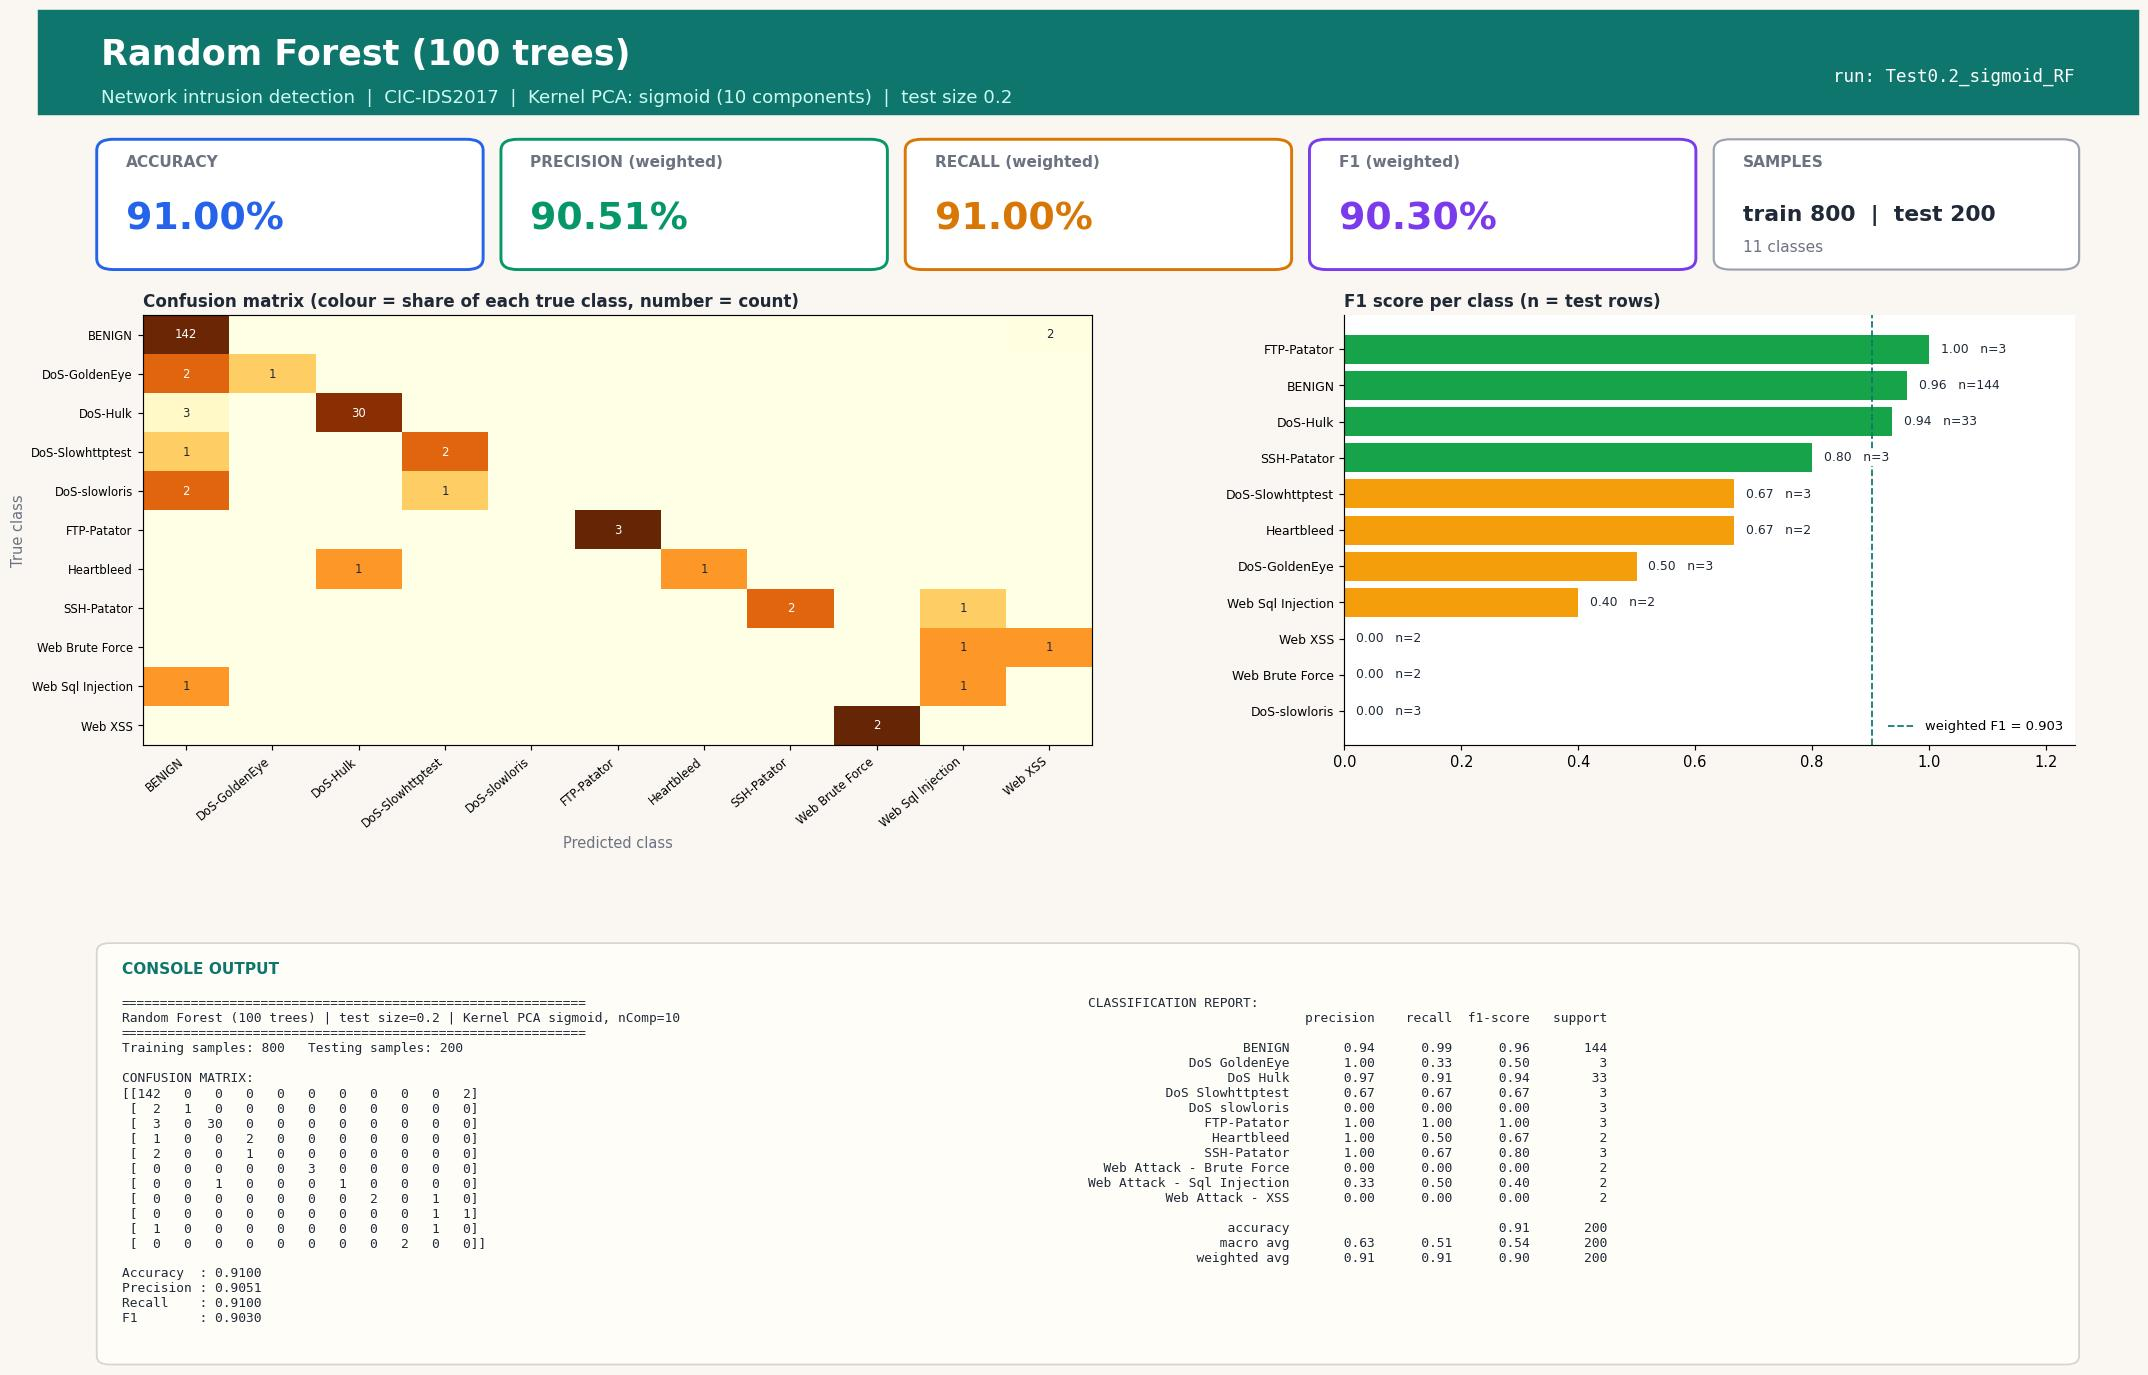

Python code for this plot:
#!/usr/bin/env python3
"""Random Forest (100 trees) | Test size 0.2 | Kernel PCA kernel=sigmoid, n_components=10
CIC-IDS2017 (Tue+Wed+Thu-morning) 1000-row stratified sample.
Run in any IDE (Spyder / VS Code / PyCharm / Jupyter): open the file and press Run, no arguments needed.
Saves next to this file: 'Test0.2_sigmoid_RF.jpg' - one image with the console output (confusion matrix, metrics, classification report) plus charts."""
import json, os
import numpy as np
import matplotlib.pyplot as plt
from sklearn.decomposition import KernelPCA
from sklearn.ensemble import RandomForestClassifier
from sklearn.metrics import (accuracy_score, classification_report, confusion_matrix,
                             f1_score, precision_score, recall_score)
from sklearn.model_selection import train_test_split
from sklearn.preprocessing import StandardScaler

TEST_SIZE, KERNEL, N_COMP, ALG, ALG_NAME = 0.2, "sigmoid", 10, "RF", "Random Forest (100 trees)"
try:
    HERE = os.path.dirname(os.path.abspath(__file__))
except NameError:                      # Jupyter / interactive console
    HERE = os.getcwd()
def _find_root():                      # folder that contains data/sample.npz (works from any working directory)
    for p in (HERE, os.path.join(HERE, ".."), os.path.join(HERE, "..", ".."), os.getcwd()):
        if os.path.exists(os.path.join(p, "data", "sample.npz")):
            return os.path.abspath(p)
    raise FileNotFoundError("data/sample.npz not found - run prepare_data.py or keep the repo folder structure")
ROOT = _find_root()
tag = f"Test{TEST_SIZE}_{KERNEL}_{ALG}"

# 1. LOAD cached, cleaned sample (see prepare_data.py)
d = np.load(os.path.join(ROOT, "data", "sample.npz"), allow_pickle=True)
X, y, class_names = d["X"], d["y"], [str(c).replace("�", "-") for c in d["classes"]]

# 2. SPLIT
X_train, X_test, y_train, y_test = train_test_split(
    X, y, test_size=TEST_SIZE, random_state=42, stratify=y)

# 3. SCALE (fit on train only)
scaler = StandardScaler()
X_train = scaler.fit_transform(X_train); X_test = scaler.transform(X_test)

# 4. DIMENSIONALITY REDUCTION: Kernel PCA (fit on train only; gamma = sklearn default 1/n_features)
kpca = KernelPCA(n_components=N_COMP, kernel=KERNEL, random_state=0)
X_train = kpca.fit_transform(X_train); X_test = kpca.transform(X_test)

# 5. CLASSIFIER
classifier = RandomForestClassifier(n_estimators=100, random_state=0, n_jobs=1)
classifier.fit(X_train, y_train)
y_pred = classifier.predict(X_test)

# 6. METRICS
labels = np.arange(len(class_names))
cm = confusion_matrix(y_test, y_pred, labels=labels)
res = dict(test_size=TEST_SIZE, kernel=KERNEL, n_components=N_COMP, algorithm=ALG, model=ALG_NAME,
           n_train=int(len(y_train)), n_test=int(len(y_test)),
           accuracy=accuracy_score(y_test, y_pred),
           precision=precision_score(y_test, y_pred, average="weighted", zero_division=0),
           recall=recall_score(y_test, y_pred, average="weighted", zero_division=0),
           f1=f1_score(y_test, y_pred, average="weighted", zero_division=0))
report = classification_report(y_test, y_pred, labels=labels, target_names=class_names, zero_division=0)
lines = ["=" * 60, f"{ALG_NAME} | test size={TEST_SIZE} | Kernel PCA {KERNEL}, nComp={N_COMP}", "=" * 60,
         f"Training samples: {len(y_train)}   Testing samples: {len(y_test)}", "", "CONFUSION MATRIX:", np.array2string(cm), ""]
for k in ("accuracy", "precision", "recall", "f1"): lines.append(f"{k.capitalize():10s}: {res[k]:.4f}")
lines += ["", "CLASSIFICATION REPORT:", report]
console_output = "\n".join(lines); print(console_output)

# 7. VISUAL OUTPUT: ONE report-style image (banner, KPI cards, charts, console output) - real results only
from matplotlib.patches import FancyBboxPatch, Rectangle
short = [c.replace("Web Attack - ", "Web ").replace("DoS ", "DoS-") for c in class_names]
rep = classification_report(y_test, y_pred, labels=labels, target_names=class_names, zero_division=0, output_dict=True)
cmn = cm / np.maximum(cm.sum(axis=1, keepdims=True), 1)          # row-normalised = per-class recall
INK, MUTED, BG, ACC = "#1f2937", "#6b7280", "#faf7f2", "#0f766e"
fig = plt.figure(figsize=(20, 13.2), dpi=105, facecolor=BG)
fig.add_artist(Rectangle((0, 0.925), 1, 0.075, transform=fig.transFigure, color=ACC, zorder=0))
fig.text(0.03, 0.968, f"{ALG_NAME}", fontsize=24, fontweight="bold", color="white", va="center")
fig.text(0.03, 0.937, f"Network intrusion detection  |  CIC-IDS2017  |  Kernel PCA: {KERNEL} ({N_COMP} components)  |  test size {TEST_SIZE}",
         fontsize=12.5, color="#ccfbf1", va="center")
fig.text(0.97, 0.952, f"run: {tag}", fontsize=12, color="white", ha="right", va="center", family="monospace")

# KPI cards
cards = [("ACCURACY", res["accuracy"], "#2563eb"), ("PRECISION (weighted)", res["precision"], "#059669"),
         ("RECALL (weighted)", res["recall"], "#d97706"), ("F1 (weighted)", res["f1"], "#7c3aed")]
for i, (lab, v, col) in enumerate(cards):
    x0 = 0.03 + i * 0.1925
    fig.add_artist(FancyBboxPatch((x0, 0.815), 0.18, 0.09, boxstyle="round,pad=0.002,rounding_size=0.008", transform=fig.transFigure,
                                  facecolor="white", edgecolor=col, linewidth=2))
    fig.text(x0 + 0.012, 0.887, lab, fontsize=10.5, color=MUTED, fontweight="bold")
    fig.text(x0 + 0.012, 0.842, f"{v * 100:.2f}%", fontsize=26, color=col, fontweight="bold")
fig.add_artist(FancyBboxPatch((0.80, 0.815), 0.17, 0.09, boxstyle="round,pad=0.002,rounding_size=0.008", transform=fig.transFigure,
                              facecolor="white", edgecolor="#9ca3af", linewidth=1.5))
fig.text(0.812, 0.887, "SAMPLES", fontsize=10.5, color=MUTED, fontweight="bold")
fig.text(0.812, 0.848, f"train {res['n_train']}  |  test {res['n_test']}", fontsize=15, color=INK, fontweight="bold")
fig.text(0.812, 0.826, f"{len(class_names)} classes", fontsize=10.5, color=MUTED)

gs = fig.add_gridspec(1, 2, left=0.05, right=0.97, top=0.78, bottom=0.47, wspace=0.30, width_ratios=[1.3, 1])
ax1 = fig.add_subplot(gs[0, 0]); ax2 = fig.add_subplot(gs[0, 1])
for ax in (ax1, ax2): ax.set_facecolor("white")
im = ax1.imshow(cmn, cmap="YlOrBr", vmin=0, vmax=1, aspect="auto")
ax1.set_xticks(labels); ax1.set_yticks(labels); ax1.set_xticklabels(short, rotation=40, ha="right", fontsize=8); ax1.set_yticklabels(short, fontsize=8)
ax1.set_title("Confusion matrix (colour = share of each true class, number = count)", loc="left", fontsize=11.5, color=INK, fontweight="bold")
ax1.set_xlabel("Predicted class", color=MUTED); ax1.set_ylabel("True class", color=MUTED)
for a_ in labels:
    for b_ in labels:
        if cm[a_, b_]: ax1.text(b_, a_, cm[a_, b_], ha="center", va="center", fontsize=8, color="white" if cmn[a_, b_] > 0.6 else INK)
f1s = [rep[c]["f1-score"] for c in class_names]; sup = [int(rep[c]["support"]) for c in class_names]
order = np.argsort(f1s)
cols = ["#dc2626" if f1s[i] < 0.34 else "#f59e0b" if f1s[i] < 0.67 else "#16a34a" for i in order]
ax2.barh(range(len(order)), [f1s[i] for i in order], color=cols)
ax2.set_yticks(range(len(order))); ax2.set_yticklabels([short[i] for i in order], fontsize=8.5); ax2.set_xlim(0, 1.25)
ax2.set_title("F1 score per class (n = test rows)", loc="left", fontsize=11.5, color=INK, fontweight="bold")
for k, i in enumerate(order): ax2.text(f1s[i] + 0.02, k, f"{f1s[i]:.2f}   n={sup[i]}", va="center", fontsize=8.5, color=INK, zorder=5, bbox=dict(facecolor="white", edgecolor="none", pad=1))
for sp in ("top", "right"): ax2.spines[sp].set_visible(False)
ax2.axvline(res["f1"], color=ACC, ls="--", lw=1.2, label=f"weighted F1 = {res['f1']:.3f}"); ax2.legend(loc="lower right", fontsize=9, frameon=False)

# console output panel (same text that is printed to the console)
fig.add_artist(FancyBboxPatch((0.03, 0.025), 0.94, 0.30, boxstyle="round,pad=0.002,rounding_size=0.006", transform=fig.transFigure,
                              facecolor="#fffdf8", edgecolor="#d6d3d1", linewidth=1.2))
fig.text(0.04, 0.305, "CONSOLE OUTPUT", fontsize=10.5, color=ACC, fontweight="bold")
split_at = lines.index("CLASSIFICATION REPORT:")
fig.text(0.04, 0.288, "\n".join(lines[:split_at]), family="monospace", fontsize=8.8, color=INK, va="top")
fig.text(0.50, 0.288, "\n".join(lines[split_at:]), family="monospace", fontsize=8.8, color=INK, va="top")
plt.savefig(os.path.join(HERE, tag + ".jpg"), format="jpg", bbox_inches="tight", facecolor=BG)
if os.environ.get("ACN_NO_SHOW") != "1": plt.show()   # IDEs display the image; run_all.py disables this
plt.close()

os.makedirs(os.path.join(ROOT, "results", "json"), exist_ok=True)
with open(os.path.join(ROOT, "results", "json", tag + ".json"), "w") as f: json.dump(res, f)
